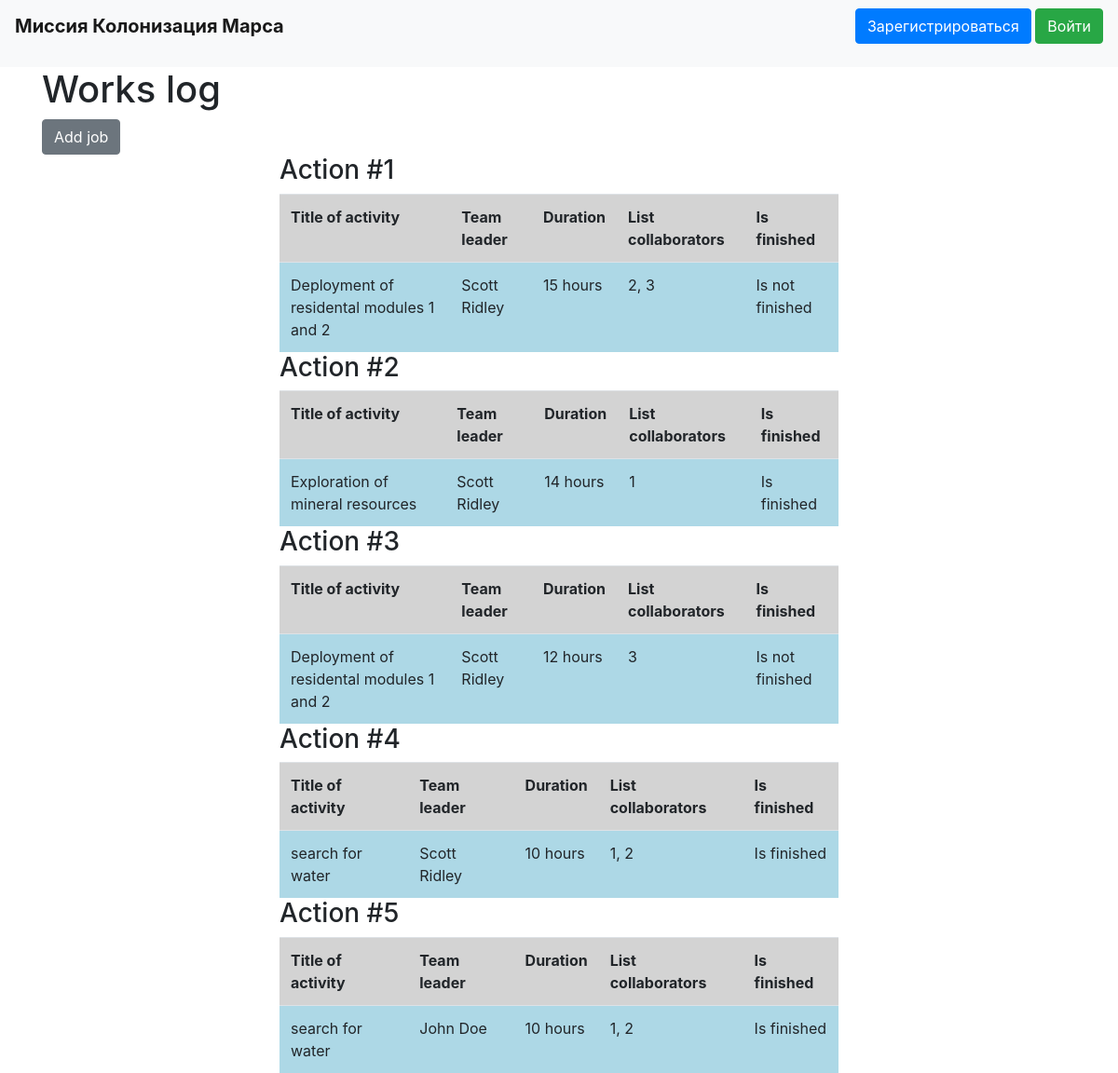
The page / on the database its author committed.
### data/jobs.py (models this page shows)
class Jobs(SqlAlchemyBase):
    __tablename__ = 'jobs'
    user_id = sqlalchemy.Column(sqlalchemy.Integer,
                                primary_key=True, autoincrement=True)
    activity = sqlalchemy.Column(sqlalchemy.String, nullable=True)
    team_leader = sqlalchemy.Column(sqlalchemy.Integer, sqlalchemy.ForeignKey("users.id"), nullable=True)
    work_size = sqlalchemy.Column(sqlalchemy.Integer, nullable=True)
    collaborators = sqlalchemy.Column(sqlalchemy.String, nullable=True)
    is_finished = sqlalchemy.Column(sqlalchemy.Boolean, nullable=True)

### data/users.py (models this page shows, shortened)
class User(SqlAlchemyBase, UserMixin):
    __tablename__ = 'users'
    id = sqlalchemy.Column(sqlalchemy.Integer,
                           primary_key=True, autoincrement=True)
    surname = sqlalchemy.Column(sqlalchemy.String, nullable=True)
    name = sqlalchemy.Column(sqlalchemy.String, nullable=True)
    age = sqlalchemy.Column(sqlalchemy.Integer, nullable=True)
    position = sqlalchemy.Column(sqlalchemy.String, nullable=True)
    speciality = sqlalchemy.Column(sqlalchemy.String, nullable=True)
    address = sqlalchemy.Column(sqlalchemy.String, nullable=True)
    email = sqlalchemy.Column(sqlalchemy.String,
                              index=True, unique=True, nullable=True)
    hashed_password = sqlalchemy.Column(sqlalchemy.String, nullable=True)

### jobs.py (the view)
@app.route('/', methods=['GET', 'POST'])
def index():
    db_session.global_init("db/users.db")
    db_sess = db_session.create_session()
    jobs = db_sess.query(Jobs)
    users = db_sess.query(User)
    return render_template("index.html", jobs=jobs, users=users)

### data/db_session.py (called while the page is built, shortened)
def global_init(db_file):
    global __factory
    if __factory:
        return

def create_session() -> Session:
    global __factory
    return __factory()

### templates/index.html
{% extends "base.html" %}
{% block content %}
<h1>Works log</h1>
<a class="btn btn-secondary" href="/add_job">Add job</a>
{% for item in jobs%}
<div class="table">
    <h3>Action #{{loop.index}}</h3>
    <table>
        <tr>
            <th>Title of activity</th>
            <th>Team leader</th>
            <th>Duration</th>
            <th>List collaborators</th>
            <th>Is finished</th>
        </tr>
        <tr>
            <td>{{item.activity}}</td>
            <td>{{users[item.team_leader - 1].surname}} {{users[item.team_leader - 1].name}}</td>
            <td>{{item.work_size}} hours</td>
            <td>{{item.collaborators}}</td>
            {% if item.is_finished == 1 %}
            <td>Is finished</td>
            {% else %}
            <td>Is not finished</td>
            {% endif %}
        </tr>
    </table>
</div>
{% endfor %}
{% endblock %}

### templates/base.html (shortened to what this page needs)
<!doctype html>
<html lang="en">
<head>
    <link rel="stylesheet"
          href="https://stackpath.bootstrapcdn.com/bootstrap/4.4.1/css/bootstrap.min.css"
>
    <link rel="stylesheet" type="text/css" href="{{ url_for('static', filename='css/style.css') }}" />
</head>
<body>
<header>
    <nav class="navbar navbar-light bg-light">
        <p class="navbar-brand"><strong>Миссия Колонизация Марса</strong></p>
        {% if current_user.is_authenticated %}
        <p class="navbar-brand"><strong>{{ current_user.name }} {{ current_user.surname }}</strong></p>
        <a class="btn btn-secondary" href="/logout">Выйти</a>
        {% else %}
        <p>
            <a class="btn btn-primary " href="/register">Зарегистрироваться</a>
            <a class="btn btn-success" href="/login">Войти</a>
        </p>
        {% endif %}
    </nav>
</header>
<main role="main" class="container">
    {% block content %}{% endblock %}
</main>
</body>
</html>

### static/css/style.css (style rules this page uses)
.table { width: 600px; margin: 0 auto; }
tr { background: lightgray; }
td { background-color: lightblue; }

### rows shown on the page
Jobs: activity "Deployment of residental modules 1 and 2", team_leader.surname "Scott", team_leader.name "Ridley", work_size "15", collaborators "2, 3", is_finished "Is not finished"
Jobs: activity "Exploration of mineral resources", team_leader.surname "Scott", team_leader.name "Ridley", work_size "14", collaborators "1", is_finished "Is finished"
Jobs: activity "Deployment of residental modules 1 and 2", team_leader.surname "Scott", team_leader.name "Ridley", work_size "12", collaborators "3", is_finished "Is not finished"
Jobs: activity "search for water", team_leader.surname "Scott", team_leader.name "Ridley", work_size "10", collaborators "1, 2", is_finished "Is finished"
Jobs: activity "search for water", team_leader.surname "John", team_leader.name "Doe", work_size "10", collaborators "1, 2", is_finished "Is finished"
